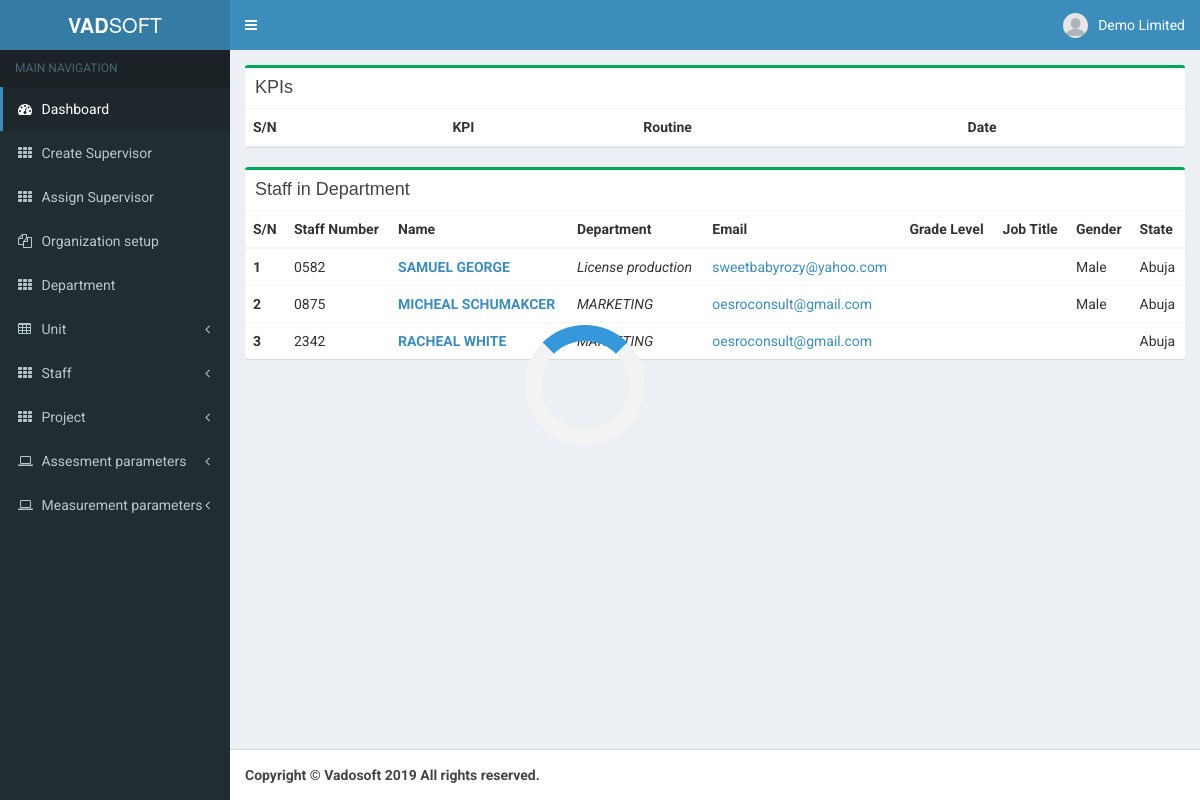
The app's page /v/departmentprofile?id=1 (signed in) with its own data.
### tables this page shows
CREATE TABLE `staff` (
  `sta_id` int(11) NOT NULL,
  `sta_number` varchar(100) NOT NULL,
  `sta_fname` varchar(20) NOT NULL,
  `sta_lname` varchar(20) NOT NULL,
  `sta_dept` int(6) NOT NULL,
  `sta_org` int(6) NOT NULL,
  `sta_email` varchar(100) NOT NULL,
  `sta_phone` varchar(30) NOT NULL,
  `sta_sex` varchar(7) NOT NULL,
  `registered_at` datetime DEFAULT NULL,
  `sta_state` varchar(30) NOT NULL,
  `sta_city` varchar(20) NOT NULL,
  `sta_grade_level` varchar(50) NOT NULL,
  `sta_job_title` varchar(50) NOT NULL
);

CREATE TABLE `department` (
  `dept_id` int(11) NOT NULL,
  `dept_name` varchar(50) NOT NULL,
  `dept_org` int(11) NOT NULL,
  `linkperson` int(11) NOT NULL,
  `dept_discrip` text NOT NULL,
  `registered_at` datetime NOT NULL
);

### v/webapp/functions.php (called while the page is built, shortened)
<?php
function GetStaffList($connection,$org,$dept_id)
{
    if ($dept_id)
    {
        $ANDWHERE = "AND (sta_dept = '$dept_id' OR sta_id = '$dept_id')";
    }
    else
    {
        $ANDWHERE = "";
    }
    $sql = "SELECT * FROM staff WHERE sta_org = '$org' $ANDWHERE";
    $query = $connection ->query($sql) ;
    $num =  $query->execute();
    if($num !=0)
    {
        return $query->fetchAll();
    }
    else
    {
        return false;
    }
}
function GetDeptId($connection,$id){
    $query = $connection ->query("SELECT * FROM department WHERE dept_id = '$id' ") ;
    while ($row = $query->fetch()) {
        $dept = $row['dept_name'] ;
        return " $dept ";
    }
}

### v/webapp/staff_list_home.php (the view, shortened to what this page needs)
<?php $get_staff = GetStaffList($connection,$_SESSION['id'], $dept_id); ?>
		<table id="dept" class="table table-responsive">
			<thead >
				<tr align="left">
					<th>S/N</th>
					<th>Staff Number</th>
					<th>Name</th>
					<th>Department</th>
					<th>Email</th>
					<th>Grade Level </th>
					<th>Job Title </th>
					<th>Gender</th>
					<th>State</th>
				</tr>
			</thead>
			<tbody>
				<?php
					$sn = 1;
					foreach ($get_staff as $row)
					{
						$fname = $row['sta_fname'] ;
			            $lname = $row['sta_lname'] ;
			            $dept = $row['sta_dept'] ;
			            $email = $row['sta_email'];
			            $gender = $row['sta_sex'];
			            $id = $row['sta_id'];
			            $grade_level = $row['sta_grade_level'];
			            $job_title = $row['sta_job_title'];
			            $name = "$fname ".  " $lname ";
			            $snumber = $row['sta_number'];
			            $state = $row['sta_state'];
          				$randvalue = md5(rand(0000,9999).$id.$lname) . md5(rand(2222,8889).$id.$fname) . md5($id.$name);
			            echo "<tr>
			            		<th scope='row'>$sn</th>
			            		<td>$snumber</td>
			                    <td><a href='staffprofile?tag=$randvalue&id=$id&measure=summarylist' class='name'><b>$name</b></a></td>
			                    <td><em>".GetDeptId($connection,$dept)."</em></td>
			                    <td><a href='mailto:$email'>$email</a></td>
			                    <td>$grade_level</td>
			                    <td>$job_title</td>
			                    <td>$gender</td>
			                    <td>$state</td>
			            </tr>";
			            $sn=$sn+1;
					}
				?>
			</tbody>
		</table>

### records on screen
staff: sta_number "0582", name "SAMUEL GEORGE", sta_dept.dept_name "License production", sta_email "sweetbabyrozy@yahoo.com", sta_sex "Male", sta_state "Abuja"
staff: sta_number "0875", name "MICHEAL SCHUMAKCER", sta_dept.dept_name "MARKETING", sta_email "oesroconsult@gmail.com", sta_sex "Male", sta_state "Abuja"
staff: sta_number "2342", name "RACHEAL WHITE", sta_dept.dept_name "MARKETING", sta_email "oesroconsult@gmail.com", sta_state "Abuja"

### other values on screen
$_SESSION['name'] "Demo Limited"
